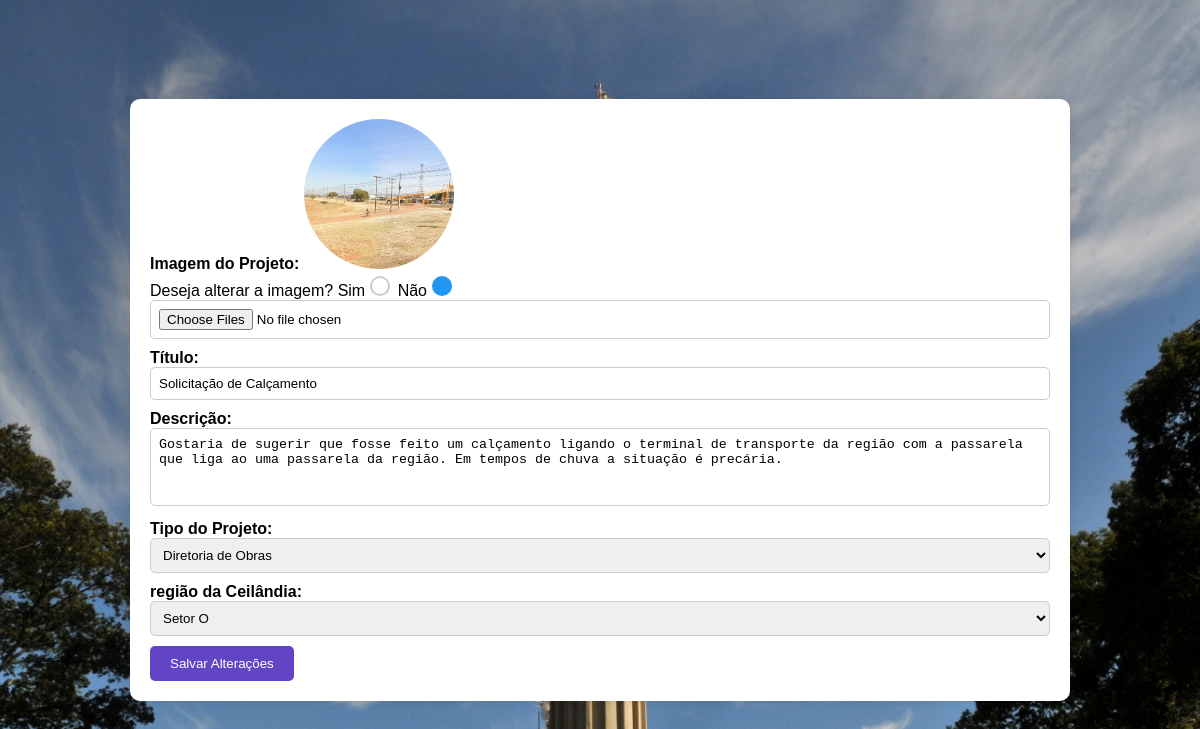
/view/alterarProjetoL.php?id=1 (signed in), run on the app's committed database.
### tables this page shows
CREATE TABLE IF NOT EXISTS `tb_projeto` (
  `idprojeto` INT(11) NOT NULL AUTO_INCREMENT,
  `titulo` VARCHAR(45) NOT NULL,
  `arquivo` VARCHAR(255) NOT NULL,
  `descricao` VARCHAR(255) NOT NULL,
  `dataHora` TIMESTAMP NOT NULL DEFAULT CURRENT_TIMESTAMP ON UPDATE CURRENT_TIMESTAMP,
  `idtipo_projeto` INT(11) NOT NULL,
  `idprefeitura` INT(11) NOT NULL,
  `idstatus` INT(11) NOT NULL,
  `idtipo_regiao` INT(11) NOT NULL,
  PRIMARY KEY (`idprojeto`),
  INDEX `fk_tb_projeto_tb_tipo_projeto1_idx` (`idtipo_projeto` ASC),
  INDEX `fk_tb_projeto_tb_prefeito_comunitario1_idx` (`idprefeitura` ASC),
  INDEX `fk_tb_projeto_tb_status1_idx` (`idstatus` ASC),
  INDEX `fk_tb_projeto_tipo_regiao1_idx` (`idtipo_regiao` ASC),
  CONSTRAINT `fk_tb_projeto_tb_prefeito_comunitario1`
    FOREIGN KEY (`idprefeitura`)
    REFERENCES `tb_prefeito_comunitario` (`idprefeitura`)
    ON DELETE NO ACTION
    ON UPDATE NO ACTION,
  CONSTRAINT `fk_tb_projeto_tb_status1`
    FOREIGN KEY (`idstatus`)
    REFERENCES `tb_status` (`idstatus`)
    ON DELETE NO ACTION
    ON UPDATE NO ACTION,
  CONSTRAINT `fk_tb_projeto_tb_tipo_projeto1`
    FOREIGN KEY (`idtipo_projeto`)
    REFERENCES `tb_tipo_projeto` (`idtipo_projeto`)
    ON DELETE NO ACTION
    ON UPDATE NO ACTION,
  CONSTRAINT `fk_tb_projeto_tipo_regiao1`
    FOREIGN KEY (`idtipo_regiao`)
    REFERENCES `tb_tipo_regiao` (`idtipo_regiao`)
    ON DELETE NO ACTION
    ON UPDATE NO ACTION);

### DAO/Tb_projetoDAO.php (called while the page is built, shortened)
<?php
class Tb_projetoDAO {
        public function pesquisarumregistro(Tb_projetoDTO $Tb_projetoDTO){
         $pdo = Conexao::getInstance();
         $sql = "SELECT * from tb_projeto U
         INNER JOIN tb_status S on U.idstatus=S.idstatus
         INNER JOIN tb_prefeito_comunitario PC on U.idprefeitura=PC.idprefeitura
         where U.idprojeto=?;";
         $execucao = $pdo ->prepare($sql);
         $execucao ->bindValue(1,$Tb_projetoDTO->getIdprojeto());
         $execucao ->execute();
         $resultado = $execucao->fetch(PDO::FETCH_ASSOC);
         return $resultado;
    }
    }

### DTO/Tb_projetoDTO.php (called while the page is built, shortened)
<?php
class Tb_projetoDTO {
     private $idprojeto;
    function getIdprojeto() {
        return $this->idprojeto;
    }
    function setIdprojeto($idprojeto) {
        $this->idprojeto = $idprojeto;
    }
}

### view/alterarProjetoL.php (the view, shortened to what this page needs)
<!DOCTYPE html>
<html lang="en">
<head>
    <link rel="stylesheet" href="../css/form.css">
</head>
<body>
    <?php
    require_once '../DAO/Tb_projetoDAO.php';
    require_once '../DTO/Tb_projetoDTO.php';
    $idprojeto = $_GET["id"];
    $Tb_projetoDTO = new Tb_projetoDTO();
    $Tb_projetoDTO->setIdprojeto($idprojeto);
    $Tb_projetoDAO = new Tb_projetoDAO();
    $projeto = $Tb_projetoDAO->pesquisarumregistro($Tb_projetoDTO);
    ?>
<div class="formulario-projeto">
        <form action="../controller/alterarProjetoLController.php" method="post" enctype="multipart/form-data">
            <label for="arquivos">Imagem do Projeto:</label>
                    <img src="../img/upload/<?= $projeto["arquivo"] ?>" style="  width: 150px; height: 150px; border-radius: 50%; object-fit: cover;" class="profile-picture">
                    <br>
                    Deseja alterar a imagem?
                    Sim<input type="radio" name="opc" value="1">
                    Não<input type="radio" name="opc" value="2" checked>
                    <br>
                    <input type="file" value="<?php echo $projeto["arquivo"] ?>" name="arquivo" size="50" multiple/>
                    <label for="titulo">Título:</label>
                    <input type="text" value="<?php echo $projeto["titulo"] ?>" name="titulo" size="50"/>
                    <label for="descricao">Descrição:</label><br>
                    <textarea  name="descricao" rows="4" cols="50"  maxlength="255" ><?php echo $projeto["descricao"]?></textarea>
                    <label for="projetos">Tipo do Projeto:</label>
                        <select name="idtipo_projeto">
                    <?php
                        if ($projeto["idtipo_projeto"] == "1"){
                            echo "<option value='1'selected>Diretoria de Obras</option>";
                        }else if ($projeto["idtipo_projeto"] == "2") {
                            echo "<option value='1'>Diretoria de Obras</option>";
                            echo "<option value='2' selected>Gerência de Administração Geral</option>";
                            echo "<option value='3'>Gerência de Políticas Sociais</option>";
                            echo "<option value='4'>Gerência de Gestão de Território – Feiras</option>";
                            echo "<option value='5'>Gerência de Esporte e Lazer</option>";
                            echo "<option value='6'>Gerência de Apoio a Área Rural</option>";
                            echo "<option value='7'>Gerência de Cultura</option>";
                        }else if ($projeto["idtipo_projeto"] == "3") {
                            echo "<option value='1'>Diretoria de Obras</option>";
                            echo "<option value='2'>Gerência de Administração Geral</option>";
                            echo "<option value='3' selected>Gerência de Políticas Sociais</option>";
                            echo "<option value='4'>Gerência de Gestão de Território – Feiras</option>";
                            echo "<option value='5'>Gerência de Esporte e Lazer</option>";
                            echo "<option value='6'>Gerência de Apoio a Área Rural</option>";
                            echo "<option value='7'>Gerência de Cultura</option>";
                        }else if ($projeto["idtipo_projeto"] == "4") {
                            echo "<option value='1'>Diretoria de Obras</option>";
                            echo "<option value='2'>Gerência de Administração Geral</option>";
                            echo "<option value='3'>Gerência de Políticas Sociais</option>";
                            echo "<option value='4' selected >Gerência de Gestão de Território – Feiras</option>";
                            echo "<option value='5'>Gerência de Esporte e Lazer</option>";
                            echo "<option value='6'>Gerência de Apoio a Área Rural</option>";
                            echo "<option value='7'>Gerência de Cultura</option>";
                        }else if ($projeto["idtipo_projeto"] == "5") {
                            echo "<option value='1'>Diretoria de Obras</option>";
                            echo "<option value='2'>Gerência de Administração Geral</option>";
                            echo "<option value='3'>Gerência de Políticas Sociais</option>";
                            echo "<option value='4'>Gerência de Gestão de Território – Feiras</option>";
                            echo "<option value='5' selected >Gerência de Esporte e Lazer</option>";
                            echo "<option value='6'>Gerência de Apoio a Área Rural</option>";
                            echo "<option value='7'>Gerência de Cultura</option>";
                        }else if ($projeto["idtipo_projeto"] == "6") {
                            echo "<option value='1'>Diretoria de Obras</option>";
                            echo "<option value='2'>Gerência de Administração Geral</option>";
                            echo "<option value='3'>Gerência de Políticas Sociais</option>";
                            echo "<option value='4'>Gerência de Gestão de Território – Feiras</option>";
                            echo "<option value='5'>Gerência de Esporte e Lazer</option>";
                            echo "<option value='6'selected >Gerência de Apoio a Área Rural</option>";
                            echo "<option value='7'>Gerência de Cultura</option>";
                        }
                        ?>
                        </select>
                  <label for="projetos">região da Ceilândia:</label>
                        <select name="idtipo_regiao">
                    <?php
                        if ($projeto["idtipo_regiao"] == "1"){
                            echo "<option value='1'selected>Ceilândia Sul</option>";
                            echo "<option value='2'>Ceilândia Norte</option>";
                            echo "<option value='3'>P Sul</option>";
                            echo "<option value='4'>P Norte</option>";
                            echo "<option value='5'>Setor O</option>";
                            echo "<option value='6'>Expansão do Setor O</option>";
                            echo "<option value='7'>QNQ</option>";
                            echo "<option value='8'>QNR</option>";
                            echo "<option value='9'>Setores de Indústria e de Materiais de Construção</option>";
                            echo "<option value='10'>Setor Privê</option>";
                        }else if ($projeto["idtipo_regiao"] == "5") {
                            echo "<option value='5'selected>Setor O</option>";
                        }else if ($projeto["idtipo_regiao"] == "6") {
                            echo "<option value='1'>Ceilândia Sul</option>";
                            echo "<option value='2'>Ceilândia Norte</option>";
                            echo "<option value='3'>P Sul</option>";
                            echo "<option value='4'>P Norte</option>";
                            echo "<option value='5'>Setor O</option>";
                            echo "<option value='6'selected>Expansão do Setor O</option>";
                            echo "<option value='7'>QNQ</option>";
                            echo "<option value='8'>QNR</option>";
                            echo "<option value='9'>Setores de Indústria e de Materiais de Construção</option>";
                            echo "<option value='10'>Setor Privê</option>";
                        }else if ($projeto["idtipo_regiao"] == "7") {
                            echo "<option value='1'>Ceilândia Sul</option>";
                            echo "<option value='2'>Ceilândia Norte</option>";
                            echo "<option value='3'>P Sul</option>";
                            echo "<option value='4'>P Norte</option>";
                            echo "<option value='5'>Setor O</option>";
                            echo "<option value='6'>Expansão do Setor O</option>";
                            echo "<option value='7'selected>QNQ</option>";
                            echo "<option value='8'>QNR</option>";
                            echo "<option value='9'>Setores de Indústria e de Materiais de Construção</option>";
                            echo "<option value='10'>Setor Privê</option>";
                        }else if ($projeto["idtipo_regiao"] == "8") {
                            echo "<option value='1'>Ceilândia Sul</option>";
                            echo "<option value='2'>Ceilândia Norte</option>";
                            echo "<option value='3'>P Sul</option>";
                            echo "<option value='4'>P Norte</option>";
                            echo "<option value='5'>Setor O</option>";
                            echo "<option value='6'>Expansão do Setor O</option>";
                            echo "<option value='7'>QNQ</option>";
                            echo "<option value='8'selected>QNR</option>";
                            echo "<option value='9'>Setores de Indústria e de Materiais de Construção</option>";
                            echo "<option value='10'>Setor Privê</option>";
                        }else if ($projeto["idtipo_regiao"] == "9") {
                            echo "<option value='1'>Ceilândia Sul</option>";
                            echo "<option value='2'>Ceilândia Norte</option>";
                            echo "<option value='3'>P Sul</option>";
                            echo "<option value='4'>P Norte</option>";
                            echo "<option value='5'>Setor O</option>";
                            echo "<option value='6'>Expansão do Setor O</option>";
                            echo "<option value='7'>QNQ</option>";
                            echo "<option value='8'>QNR</option>";
                            echo "<option value='9'selected>Setores de Indústria e de Materiais de Construção</option>";
                            echo "<option value='10'>Setor Privê</option>";
                        }
                        ?>
                        </select>
                        <input type="submit" value="Salvar Alterações"/>
            </div>
</body>
</html>

### css/form.css (style rules this page uses)
body { font-family: Arial, sans-serif; display: flex; justify-content: center; align-items: center; height: 100vh; margin: 0; background-image: url(../img/WhatsApp-Image-2021-03-27-at-10.47.21.jpeg); background-size: cover; background-position: center; }
.formulario-projeto { width: 900px; margin: 0 auto; padding: 20px; border-radius: 10px; box-shadow: 0 0 10px rgba(0, 0, 0, 0.1); background-color: #fff; }
label { font-weight: bold; }
input[type="text"], input[type="file"],input[type="date"], select, textarea { width: 100%; padding: 8px; margin-bottom: 10px; border: 1px solid #ccc; border-radius: 5px; box-sizing: border-box; }
textarea { resize: none; }
input[type="radio"] { -webkit-appearance: none; -moz-appearance: none; appearance: none; display: inline-block; width: 20px; height: 20px; border-radius: 50%; border: 2px solid #ccc; transition: all 0.2s ease-in-out; }
input[type="radio"]:checked { border-color: #2196F3; background-color: #2196F3; }
input[type="submit"] { background-color: #6145c5; color: white; padding: 10px 20px; border: none; border-radius: 5px; cursor: pointer; transition: background-color 0.3s ease; }

### data on the page
tb_projeto: arquivo (picture), titulo "Solicitação de Calçamento", descricao "Gostaria de sugerir que fosse feito um calçamento ligando o terminal de transporte da região com a passarela que liga ao uma passarela da região. Em tempos de chuva a situação é precária.", idtipo_projeto "Diretoria de Obras", idtipo_regiao "Setor O"
